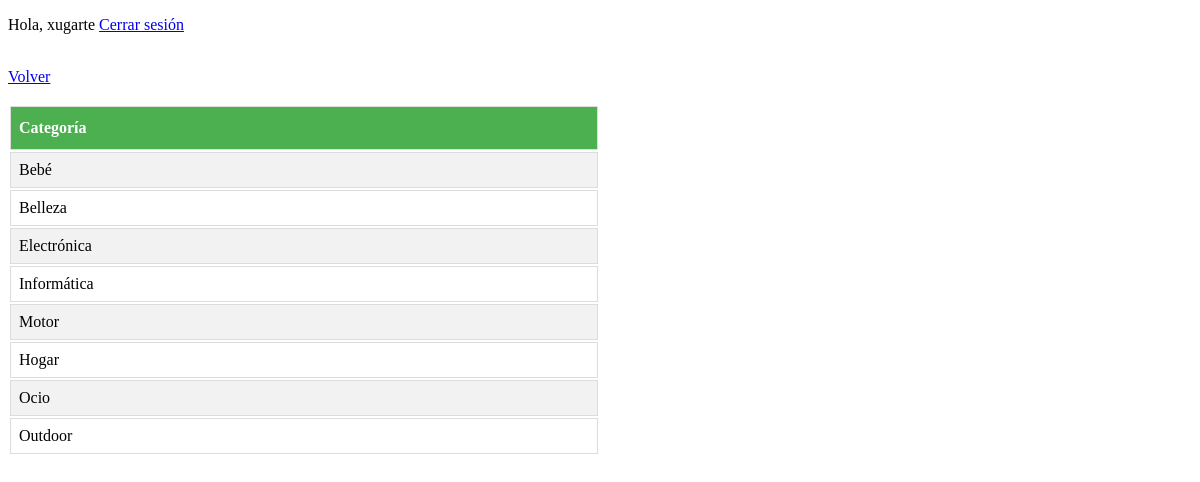
The app's page /controlador/controladorListadoCategorias.php (signed in) with its own data.
### tables this page shows
CREATE TABLE `categorias` (
  `idCategoria` int(11) NOT NULL,
  `categoria` varchar(30) DEFAULT NULL
);

### controlador/controladorListadoCategorias.php (called while the page is built)
<?php
require_once '../modelo/modeloCategorias.php';
$categoria = new Categoria();
$datos = $categoria->obtenerCategorias();
require_once '../vista/vistaListadoCategorias.php';
?>

### core/conector.php (called while the page is built)
<?php
class Conectar{
    public static function conexion(){
        $localhost = 'localhost';
        $usuario = 'root';
        $contrasena = '';
        $bbdd = 'examendser';
        try{
            $link = mysqli_connect($localhost, $usuario, $contrasena, $bbdd);
            $link->query("SET NAMES 'utf8'");
        } catch (Exception $ex) {
            die ("error". $ex->getMessage());
            echo "Linea de error" . $ex->getLine();
        }
        return $link;
    }
}
?>

### modelo/modeloCategorias.php (called while the page is built, shortened)
<?php
require_once '../core/conector.php';
class Categoria {
    private $link;
    private $categorias;
    public function __construct(){
        $this->link=Conectar::conexion();
        $this->categorias=array();
    }
    public function obtenercategorias() {
        $sql="CALL spMostrarCategorias()";
        $consulta=$this->link->query($sql);
        while ($row = mysqli_fetch_array($consulta, MYSQLI_ASSOC)){
            $this->categorias[]=$row;
        }
        return $this->categorias;
    }
}
?>

### vista/vistaListadoCategorias.php (the view, shortened to what this page needs)
<!DOCTYPE html>
<head>
</head>
<?php
    require_once "../controlador/controladorSeguridad.php";
?>
<a href="../vista/menu.php">Volver</a><br><br>
<table>
	<tr>
		<th><strong>Categoría</strong></th>
	</tr>
     <?php
    for ($i = 0; $i < count($datos); $i ++) {
        ?>
     	<tr>
		<td><?php echo $datos[$i]['Categoria'];?></td>
	</tr>
		<?php } ?>
</table>

### vista/vistaListadoCategorias.php (style rules this page uses)
table { width: 50%; }
table td, table th { border: 1px solid #ddd; padding: 8px; }
table tr:nth-child(even) { background-color: #f2f2f2; }
table th { padding-top: 12px; padding-bottom: 12px; text-align: left; background-color: #4CAF50; color: white; }

### records on screen
categorias: categoria "Bebé"
categorias: categoria "Belleza"
categorias: categoria "Electrónica"
categorias: categoria "Informática"
categorias: categoria "Motor"
categorias: categoria "Hogar"
categorias: categoria "Ocio"
categorias: categoria "Outdoor"

### other values on screen
$_SESSION['username'] "xugarte"
